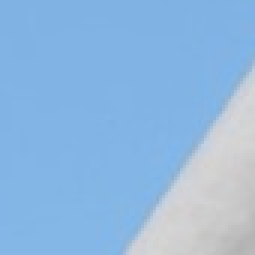
#> input picture imagens/encaixa_patch/111.jpg, 85 x 85 px (shown 3 times larger); its folder holds 4 pictures in this run
$ python image_similarity_2.py
#> lines starting #> are read from the running program, lines starting #| are printed output that depends on the picture
import cv2 as cv
from os import listdir
from os.path import join
#from sewar.full_ref import mse, rmse, psnr, uqi, ssim, ergas, scc, rase, sam, msssim, vifp
import sewar.full_ref as s

from src import plots

#img_original = cv.imread("imagens/1.jpg")

#print('Padrão: ', s.rmse(img_original, img_original))

path_img_def_caminho_original = 'imagens/patch_manter'
path_img_def_caminho = 'imagens/encaixa_patch'

mse = []
rmse = []
psnr = []
ssim = []
uqi = []
msssim = []
ergas = []
scc = []
rase = []
sam = []
vifp = []

for filename in listdir(path_img_def_caminho):
    if filename.endswith(''):
        with open(join(path_img_def_caminho, filename)) as f:

            path_img_def_caminho_comp = path_img_def_caminho + '/' + filename
            path_img_def_caminho_original_comp = f'{path_img_def_caminho_original}/{filename}'

            img_def = cv.imread(path_img_def_caminho_comp)
#> img_def is the input picture: shape (85, 85, 3); mean B, G, R 224, 184.6, 144.2
            img_original = cv.imread(path_img_def_caminho_original_comp)
            # [13 lines of commented-out code are left out]
            vifp.append(s.vifp(img_original, img_def))
#> (this line was passed over: sewar is not available in this run)
            # [15 lines of commented-out code are left out]
plots.hist(vifp, 'Similaridade', 'Quantidade de Imagens', f'VIFP (Padrão - {s.vifp(img_original, img_original)})')
#> (this line was passed over: sewar is not available in this run)
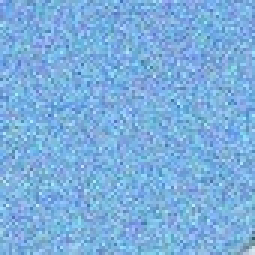
#> img_original: shape (85, 85, 3) (shown 3 times larger); mean B, G, R 222.7, 175, 122.9
